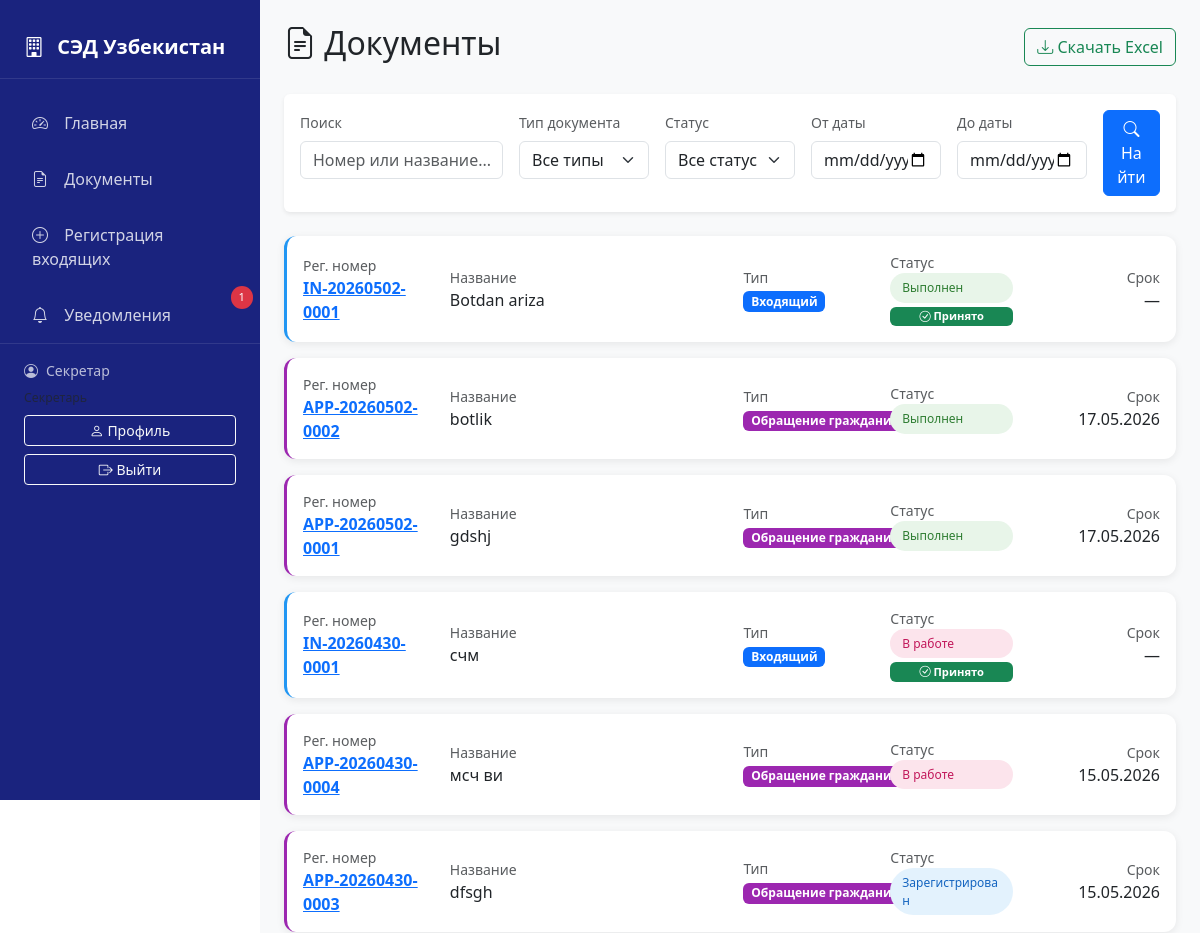
The app's page /documents/ (signed in, upper part), older data.
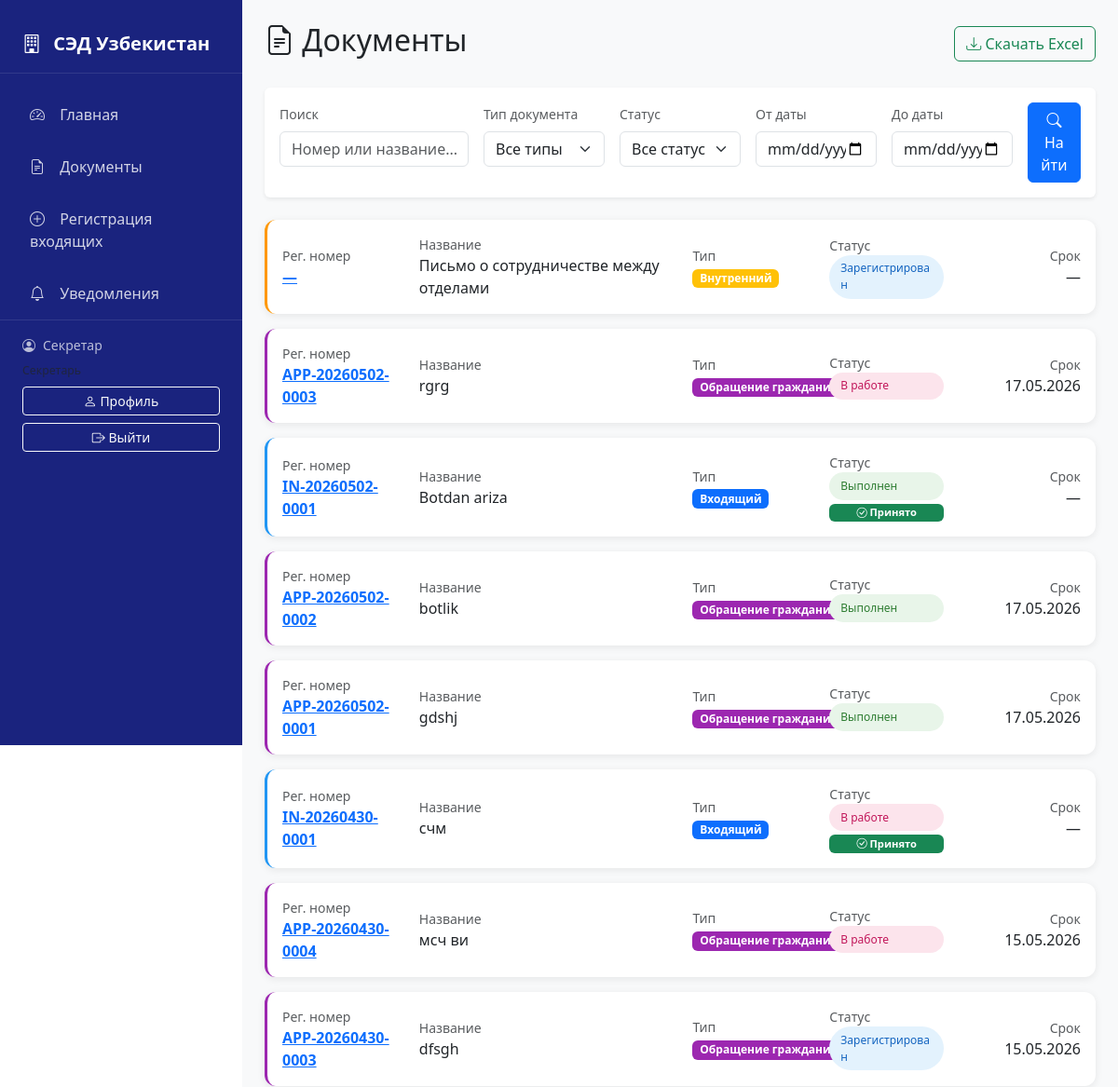
The same page, newer data.
### documents/models.py (models this page shows, shortened)
class Document(models.Model):
    DOC_TYPE_CHOICES = [
        ('IN', 'Входящий'),
        ('OUT', 'Исходящий'),
        ('INT', 'Внутренний'),
        ('APP', 'Обращение гражданина'),
    ]
    STATUS_CHOICES = [
        ('DRAFT', 'Черновик'),
        ('REGISTERED', 'Зарегистрирован'),
        ('SENT', 'Отправлен'),
        ('RECEIVED', 'Принят'),
        ('RESOLUTION', 'На резолюции'),
        ('IN_PROGRESS', 'В работе'),
        ('DONE', 'Выполнен'),
        ('OVERDUE', 'Просрочен'),
    ]
    reg_number = models.CharField(max_length=50, unique=True, blank=True)
    title = models.CharField(max_length=500)
    doc_type = models.CharField(max_length=10, choices=DOC_TYPE_CHOICES)
    content = models.TextField(blank=True)
    file = models.FileField(upload_to='documents/%Y/%m/', blank=True, null=True)
    status = models.CharField(max_length=20, choices=STATUS_CHOICES, default='DRAFT')
    created_at = models.DateTimeField(auto_now_add=True)
    updated_at = models.DateTimeField(auto_now=True)
    deadline = models.DateField(null=True, blank=True)
    author = models.ForeignKey(
        User,
        on_delete=models.SET_NULL,
        null=True,
        related_name='authored_documents'
    )
    assigned_to = models.ForeignKey(
        User,
        on_delete=models.SET_NULL,
        null=True,
        blank=True,
        related_name='assigned_documents'
    )
    sender_org = models.CharField(max_length=255, blank=True)
    sender_person = models.CharField(max_length=255, blank=True)
    destination_org = models.CharField(max_length=255, blank=True, help_text='Государственное учреждение-получатель')
    destination_department = models.ForeignKey(
        'Department',
        on_delete=models.SET_NULL,
        null=True,
        blank=True,
        related_name='received_documents',
        help_text='Отдел-получатель'
    )
    destination_person = models.ForeignKey(
        User,
        on_delete=models.SET_NULL,
        null=True,
        blank=True,
        related_name='received_appeals',
        help_text='Лицо, ответственное за обработку'
    )
    ACCEPTANCE_STATUS_CHOICES = [
        ('pending', 'В ожидании'),
        ('accepted', 'Принято'),
        ('rejected', 'Отклонено'),
    ]
    acceptance_status = models.CharField(
        max_length=20,
        choices=ACCEPTANCE_STATUS_CHOICES,
        default='pending',
        help_text='Статус приема входящего документа'
    )
    accepted_by = models.ForeignKey(
        User,
        on_delete=models.SET_NULL,
        null=True,
        blank=True,
        related_name='accepted_documents',
        help_text='Пользователь, принявший документ'
    )
    accepted_at = models.DateTimeField(null=True, blank=True)
    rejection_reason = models.TextField(blank=True, help_text='Причина отклонения документа')
    class Meta:
        verbose_name = 'Документ'
        verbose_name_plural = 'Документы'
        ordering = ['-created_at']
    def is_overdue(self):
        if self.deadline and self.status != 'DONE':
            return timezone.now().date() > self.deadline
        return False

### documents/views.py (the view)
# urls.py: path('documents/', views.document_list, name='document_list'),
@login_required
def document_list(request):
    documents = Document.objects.all().order_by('-created_at')
    form = DocumentSearchForm(request.GET)
    if form.is_valid():
        search = form.cleaned_data.get('search')
        doc_type = form.cleaned_data.get('doc_type')
        status = form.cleaned_data.get('status')
        date_from = form.cleaned_data.get('date_from')
        date_to = form.cleaned_data.get('date_to')
        if search:
            documents = documents.filter(
                Q(reg_number__icontains=search) |
                Q(title__icontains=search) |
                Q(sender_person__icontains=search)
            )
        if doc_type:
            documents = documents.filter(doc_type=doc_type)
        if status:
            documents = documents.filter(status=status)
        if date_from:
            documents = documents.filter(created_at__date__gte=date_from)
        if date_to:
            documents = documents.filter(created_at__date__lte=date_to)
    user = request.user
    if user.is_executor():
        documents = documents.filter(assigned_to=user)
    elif user.is_citizen():
        documents = documents.filter(author=user, doc_type='APP')
    from django.core.paginator import Paginator
    paginator = Paginator(documents, 25)
    page_number = request.GET.get('page')
    documents = paginator.get_page(page_number)
    context = {
        'documents': documents,
        'form': form,
    }
    return render(request, 'documents/document_list.html', context)

### documents/forms.py
class DocumentSearchForm(forms.Form):
    search = forms.CharField(
        max_length=100,
        required=False,
        widget=forms.TextInput(attrs={
            'class': 'form-control',
            'placeholder': 'Поиск по номеру или названию...'
        })
    )
    doc_type = forms.ChoiceField(
        choices=[('', 'Все типы')] + list(Document.DOC_TYPE_CHOICES),
        required=False,
        widget=forms.Select(attrs={'class': 'form-select'})
    )
    status = forms.ChoiceField(
        choices=[('', 'Все статусы')] + list(Document.STATUS_CHOICES),
        required=False,
        widget=forms.Select(attrs={'class': 'form-select'})
    )
    date_from = forms.DateField(
        required=False,
        widget=forms.DateInput(attrs={
            'class': 'form-control',
            'type': 'date'
        })
    )
    date_to = forms.DateField(
        required=False,
        widget=forms.DateInput(attrs={
            'class': 'form-control',
            'type': 'date'
        })
    )

### documents/models.py (called while the page is built)
    def is_head(self):
        return self.role == 'head'

    def is_secretary(self):
        return self.role == 'secretary'

    def is_executor(self):
        return self.role == 'executor'

### templates/documents/document_list.html (shortened to what the changed rows need)
{% extends 'base.html' %}
{% block content %}
<div class="d-flex justify-content-between align-items-center mb-4">
  <h2><i class="bi bi-file-earmark-text"></i> Документы</h2>
</div>
<div class="row g-3">
  {% for doc in documents %}
  <div class="col-12">
    <div
      class="card document-card doc-type-{{ doc.doc_type }} {% if doc.is_overdue %}overdue-card{% endif %}"
    >
      <div class="card-body">
        <div class="row align-items-center">
          <div class="col-md-2">
            <div class="text-muted small">Рег. номер</div>
            <div class="fw-bold">
              <a href="{% url 'document_detail' doc.pk %}"
                >{{ doc.reg_number|default:"—" }}</a
              >
            </div>
          </div>
          <div class="col-md-4">
            <div class="text-muted small">Название</div>
            <div>{{ doc.title|truncatechars:60 }}</div>
          </div>
          <div class="col-md-2">
            <div class="text-muted small">Тип</div>
            <span
              class="badge bg-{% if doc.doc_type == 'IN' %}primary{% elif doc.doc_type == 'OUT' %}success{% elif doc.doc_type == 'INT' %}warning{% else %}purple{% endif %}"
            >
              {{ doc.get_doc_type_display }}
            </span>
          </div>
          <div class="col-md-2">
            <div class="text-muted small">Статус</div>
            <div class="d-flex flex-column gap-1">
              <span class="status-badge status-{{ doc.status }}"
                >{{ doc.get_status_display }}</span
              >
              {% if doc.doc_type == 'IN' %}
              {% if doc.acceptance_status == 'accepted' %}
              <span class="badge bg-success" style="font-size: 0.7rem;">
                <i class="bi bi-check-circle"></i> Принято
              </span>
              {% elif doc.acceptance_status == 'rejected' %}
              <span class="badge bg-danger" style="font-size: 0.7rem;">
                <i class="bi bi-x-circle"></i> Отклонено
              </span>
              {% else %}
              <span class="badge bg-warning text-dark" style="font-size: 0.7rem;">
                <i class="bi bi-hourglass-split"></i> Ожидает
              </span>
              {% endif %}
              {% endif %}
            </div>
          </div>
          <div class="col-md-2 text-end">
            <div class="text-muted small">Срок</div>
            {% if doc.deadline %}
            <div class="{% if doc.is_overdue %}text-danger fw-bold{% endif %}">
              {{ doc.deadline|date:"d.m.Y" }}
            </div>
            {% else %} — {% endif %}
          </div>
        </div>
      </div>
    </div>
  </div>
  {% endfor %}
</div>
{% endblock %}

### templates/base.html (shortened to what this page needs)
<!doctype html>
<html lang="uz">
  <head>
    <link
      href="https://cdn.jsdelivr.net/npm/bootstrap@5.3.0/dist/css/bootstrap.min.css"
      rel="stylesheet"
    />
    <link
      rel="stylesheet"
      href="https://cdn.jsdelivr.net/npm/bootstrap-icons@1.11.0/font/bootstrap-icons.css"
    />
  </head>
  <body>
    <nav class="sidebar">
      <div class="brand">
        <i class="bi bi-building"></i>
        СЭД Узбекистан
      </div>
      <ul class="nav flex-column">
        <li class="nav-item">
          <a class="nav-link" href="{% url 'dashboard' %}">
            <i class="bi bi-speedometer2"></i> Главная
          </a>
        </li>
        {% if user.is_authenticated %}
        {% if user.is_secretary or user.is_head or user.is_admin %}
        <li class="nav-item">
          <a class="nav-link" href="{% url 'document_list' %}">
            <i class="bi bi-file-earmark-text"></i> Документы
          </a>
        </li>
        {% endif %}
        {% if user.is_secretary %}
        <li class="nav-item">
          <a class="nav-link" href="{% url 'register_incoming' %}">
            <i class="bi bi-plus-circle"></i> Регистрация входящих
          </a>
        </li>
        {% endif %}
        <li class="nav-item">
          <a class="nav-link" href="{% url 'notifications' %}">
            <i class="bi bi-bell"></i> Уведомления
            {% if unread_count and unread_count > 0 %}
            <span class="notification-badge">{{ unread_count }}</span>
            {% endif %}
          </a>
        </li>
        {% endif %}
      </ul>
      {% if user.is_authenticated %}
      <div class="user-info">
        <div class="d-flex align-items-center mb-2">
          <i class="bi bi-person-circle me-2"></i>
          <span>{{ user.username }}</span>
        </div>
        <div class="small text-muted mb-2">{{ user.get_role_display }}</div>
        <div class="d-grid gap-2">
          <a href="{% url 'user_profile' %}" class="btn btn-sm btn-outline-light">
            <i class="bi bi-person"></i> Профиль
          </a>
          <a href="{% url 'logout' %}" class="btn btn-sm btn-outline-light">
            <i class="bi bi-box-arrow-right"></i> Выйти
          </a>
        </div>
      </div>
      {% endif %}
    </nav>
    <main class="main-content">
      {% block content %}{% endblock %}
    </main>
  </body>
</html>

Row changes from the older to the newer data that the page shows:
added Document: reg_number "—", title "Письмо о сотрудничестве между отделами", doc_type "Внутренний", status "Зарегистрирован"
added Document: reg_number "APP-20260502-0003", title "rgrg", doc_type "Обращение гражданина", status "В работе", deadline "17.05.2026"
Text that changed along with them:
{{ unread_count }}: "1" → (not shown)
